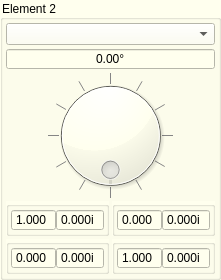
     <widget class="QGroupBox" name="groupBox_Element_E2">
      <property name="sizePolicy">
       <sizepolicy hsizetype="Preferred" vsizetype="Preferred">
        <horstretch>2</horstretch>
        <verstretch>0</verstretch>
       </sizepolicy>
      </property>
      <property name="minimumSize">
       <size>
        <width>161</width>
        <height>280</height>
       </size>
      </property>
      <property name="maximumSize">
       <size>
        <width>16777215</width>
        <height>280</height>
       </size>
      </property>
      <property name="styleSheet">
       <string notr="true">background-color: #ffffee</string>
      </property>
      <property name="title">
       <string>Element 2</string>
      </property>
      <layout class="QGridLayout" name="gridLayout_71">
       <property name="leftMargin">
        <number>3</number>
       </property>
       <property name="topMargin">
        <number>3</number>
       </property>
       <property name="rightMargin">
        <number>3</number>
       </property>
       <property name="bottomMargin">
        <number>3</number>
       </property>
       <property name="spacing">
        <number>3</number>
       </property>
       <item row="4" column="1">
        <widget class="QGroupBox" name="groupBox_M22_E2">
         <property name="sizePolicy">
          <sizepolicy hsizetype="Preferred" vsizetype="Maximum">
           <horstretch>0</horstretch>
           <verstretch>0</verstretch>
          </sizepolicy>
         </property>
         <property name="title">
          <string/>
         </property>
         <layout class="QGridLayout" name="gridLayout_75">
          <property name="leftMargin">
           <number>2</number>
          </property>
          <property name="topMargin">
           <number>2</number>
          </property>
          <property name="rightMargin">
           <number>2</number>
          </property>
          <property name="bottomMargin">
           <number>2</number>
          </property>
          <property name="horizontalSpacing">
           <number>0</number>
          </property>
          <property name="verticalSpacing">
           <number>2</number>
          </property>
          <item row="0" column="0">
           <widget class="QDoubleSpinBox" name="doubleSpinBox_M22_R_E2">
            <property name="enabled">
             <bool>true</bool>
            </property>
            <property name="readOnly">
             <bool>true</bool>
            </property>
            <property name="buttonSymbols">
             <enum>QAbstractSpinBox::NoButtons</enum>
            </property>
            <property name="decimals">
             <number>3</number>
            </property>
            <property name="minimum">
             <double>-1.000000000000000</double>
            </property>
            <property name="maximum">
             <double>1.000000000000000</double>
            </property>
            <property name="singleStep">
             <double>0.050000000000000</double>
            </property>
            <property name="value">
             <double>1.000000000000000</double>
            </property>
           </widget>
          </item>
          <item row="0" column="1">
           <widget class="QDoubleSpinBox" name="doubleSpinBox_M22_I_E2">
            <property name="enabled">
             <bool>true</bool>
            </property>
            <property name="readOnly">
             <bool>true</bool>
            </property>
            <property name="buttonSymbols">
             <enum>QAbstractSpinBox::NoButtons</enum>
            </property>
            <property name="suffix">
             <string>i</string>
            </property>
            <property name="decimals">
             <number>3</number>
            </property>
            <property name="minimum">
             <double>-1.000000000000000</double>
            </property>
            <property name="maximum">
             <double>1.000000000000000</double>
            </property>
            <property name="singleStep">
             <double>0.050000000000000</double>
            </property>
           </widget>
          </item>
         </layout>
        </widget>
       </item>
       <item row="3" column="0">
        <widget class="QGroupBox" name="groupBox_M11_E2">
         <property name="sizePolicy">
          <sizepolicy hsizetype="Preferred" vsizetype="Maximum">
           <horstretch>0</horstretch>
           <verstretch>0</verstretch>
          </sizepolicy>
         </property>
         <property name="title">
          <string/>
         </property>
         <layout class="QGridLayout" name="gridLayout_72">
          <property name="leftMargin">
           <number>2</number>
          </property>
          <property name="topMargin">
           <number>2</number>
          </property>
          <property name="rightMargin">
           <number>2</number>
          </property>
          <property name="bottomMargin">
           <number>2</number>
          </property>
          <property name="horizontalSpacing">
           <number>0</number>
          </property>
          <property name="verticalSpacing">
           <number>2</number>
          </property>
          <item row="0" column="0">
           <widget class="QDoubleSpinBox" name="doubleSpinBox_M11_R_E2">
            <property name="enabled">
             <bool>true</bool>
            </property>
            <property name="readOnly">
             <bool>true</bool>
            </property>
            <property name="buttonSymbols">
             <enum>QAbstractSpinBox::NoButtons</enum>
            </property>
            <property name="decimals">
             <number>3</number>
            </property>
            <property name="minimum">
             <double>-1.000000000000000</double>
            </property>
            <property name="maximum">
             <double>1.000000000000000</double>
            </property>
            <property name="singleStep">
             <double>0.050000000000000</double>
            </property>
            <property name="value">
             <double>1.000000000000000</double>
            </property>
           </widget>
          </item>
          <item row="0" column="1">
           <widget class="QDoubleSpinBox" name="doubleSpinBox_M11_I_E2">
            <property name="enabled">
             <bool>true</bool>
            </property>
            <property name="readOnly">
             <bool>true</bool>
            </property>
            <property name="buttonSymbols">
             <enum>QAbstractSpinBox::NoButtons</enum>
            </property>
            <property name="suffix">
             <string>i</string>
            </property>
            <property name="decimals">
             <number>3</number>
            </property>
            <property name="minimum">
             <double>-1.000000000000000</double>
            </property>
            <property name="maximum">
             <double>1.000000000000000</double>
            </property>
            <property name="singleStep">
             <double>0.050000000000000</double>
            </property>
           </widget>
          </item>
         </layout>
        </widget>
       </item>
       <item row="3" column="1">
        <widget class="QGroupBox" name="groupBox_M12_E2">
         <property name="sizePolicy">
          <sizepolicy hsizetype="Preferred" vsizetype="Maximum">
           <horstretch>0</horstretch>
           <verstretch>0</verstretch>
          </sizepolicy>
         </property>
         <property name="title">
          <string/>
         </property>
         <layout class="QGridLayout" name="gridLayout_73">
          <property name="leftMargin">
           <number>2</number>
          </property>
          <property name="topMargin">
           <number>2</number>
          </property>
          <property name="rightMargin">
           <number>2</number>
          </property>
          <property name="bottomMargin">
           <number>2</number>
          </property>
          <property name="horizontalSpacing">
           <number>0</number>
          </property>
          <property name="verticalSpacing">
           <number>2</number>
          </property>
          <item row="0" column="0">
           <widget class="QDoubleSpinBox" name="doubleSpinBox_M12_R_E2">
            <property name="enabled">
             <bool>true</bool>
            </property>
            <property name="readOnly">
             <bool>true</bool>
            </property>
            <property name="buttonSymbols">
             <enum>QAbstractSpinBox::NoButtons</enum>
            </property>
            <property name="decimals">
             <number>3</number>
            </property>
            <property name="minimum">
             <double>-1.000000000000000</double>
            </property>
            <property name="maximum">
             <double>1.000000000000000</double>
            </property>
            <property name="singleStep">
             <double>0.050000000000000</double>
            </property>
           </widget>
          </item>
          <item row="0" column="1">
           <widget class="QDoubleSpinBox" name="doubleSpinBox_M12_I_E2">
            <property name="enabled">
             <bool>true</bool>
            </property>
            <property name="readOnly">
             <bool>true</bool>
            </property>
            <property name="buttonSymbols">
             <enum>QAbstractSpinBox::NoButtons</enum>
            </property>
            <property name="suffix">
             <string>i</string>
            </property>
            <property name="decimals">
             <number>3</number>
            </property>
            <property name="minimum">
             <double>-1.000000000000000</double>
            </property>
            <property name="maximum">
             <double>1.000000000000000</double>
            </property>
            <property name="singleStep">
             <double>0.050000000000000</double>
            </property>
           </widget>
          </item>
         </layout>
        </widget>
       </item>
       <item row="4" column="0">
        <widget class="QGroupBox" name="groupBox_M21_E2">
         <property name="sizePolicy">
          <sizepolicy hsizetype="Preferred" vsizetype="Maximum">
           <horstretch>0</horstretch>
           <verstretch>0</verstretch>
          </sizepolicy>
         </property>
         <property name="title">
          <string/>
         </property>
         <layout class="QGridLayout" name="gridLayout_74">
          <property name="leftMargin">
           <number>2</number>
          </property>
          <property name="topMargin">
           <number>2</number>
          </property>
          <property name="rightMargin">
           <number>2</number>
          </property>
          <property name="bottomMargin">
           <number>2</number>
          </property>
          <property name="horizontalSpacing">
           <number>0</number>
          </property>
          <property name="verticalSpacing">
           <number>2</number>
          </property>
          <item row="0" column="0">
           <widget class="QDoubleSpinBox" name="doubleSpinBox_M21_R_E2">
            <property name="enabled">
             <bool>true</bool>
            </property>
            <property name="readOnly">
             <bool>true</bool>
            </property>
            <property name="buttonSymbols">
             <enum>QAbstractSpinBox::NoButtons</enum>
            </property>
            <property name="decimals">
             <number>3</number>
            </property>
            <property name="minimum">
             <double>-1.000000000000000</double>
            </property>
            <property name="maximum">
             <double>1.000000000000000</double>
            </property>
            <property name="singleStep">
             <double>0.050000000000000</double>
            </property>
           </widget>
          </item>
          <item row="0" column="1">
           <widget class="QDoubleSpinBox" name="doubleSpinBox_M21_I_E2">
            <property name="enabled">
             <bool>true</bool>
            </property>
            <property name="readOnly">
             <bool>true</bool>
            </property>
            <property name="buttonSymbols">
             <enum>QAbstractSpinBox::NoButtons</enum>
            </property>
            <property name="suffix">
             <string>i</string>
            </property>
            <property name="decimals">
             <number>3</number>
            </property>
            <property name="minimum">
             <double>-1.000000000000000</double>
            </property>
            <property name="maximum">
             <double>1.000000000000000</double>
            </property>
            <property name="singleStep">
             <double>0.050000000000000</double>
            </property>
           </widget>
          </item>
         </layout>
        </widget>
       </item>
       <item row="2" column="0" colspan="2">
        <widget class="QDial" name="dial_Angle_E2">
         <property name="maximum">
          <number>1440</number>
         </property>
         <property name="orientation">
          <enum>Qt::Horizontal</enum>
         </property>
         <property name="invertedAppearance">
          <bool>false</bool>
         </property>
         <property name="invertedControls">
          <bool>false</bool>
         </property>
         <property name="wrapping">
          <bool>true</bool>
         </property>
         <property name="notchTarget">
          <double>90.000000000000000</double>
         </property>
         <property name="notchesVisible">
          <bool>true</bool>
         </property>
        </widget>
       </item>
       <item row="0" column="0" colspan="2">
        <widget class="QComboBox" name="comboBox_Type_E2"/>
       </item>
       <item row="1" column="0" colspan="2">
        <widget class="QDoubleSpinBox" name="doubleSpinBox_Angle_E2">
         <property name="alignment">
          <set>Qt::AlignCenter</set>
         </property>
         <property name="buttonSymbols">
          <enum>QAbstractSpinBox::NoButtons</enum>
         </property>
         <property name="prefix">
          <string/>
         </property>
         <property name="suffix">
          <string>°</string>
         </property>
         <property name="decimals">
          <number>2</number>
         </property>
         <property name="maximum">
          <double>360.000000000000000</double>
         </property>
         <property name="singleStep">
          <double>11.250000000000000</double>
         </property>
        </widget>
       </item>
      </layout>
     </widget>
